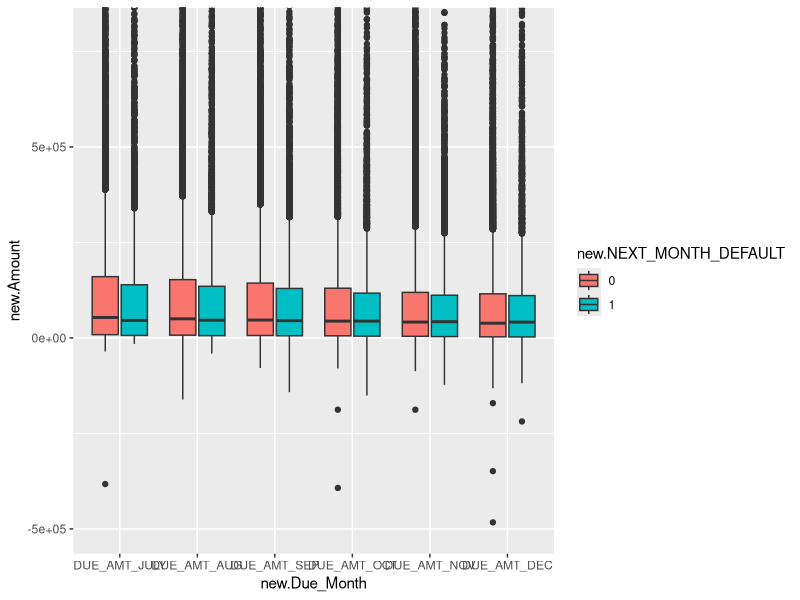
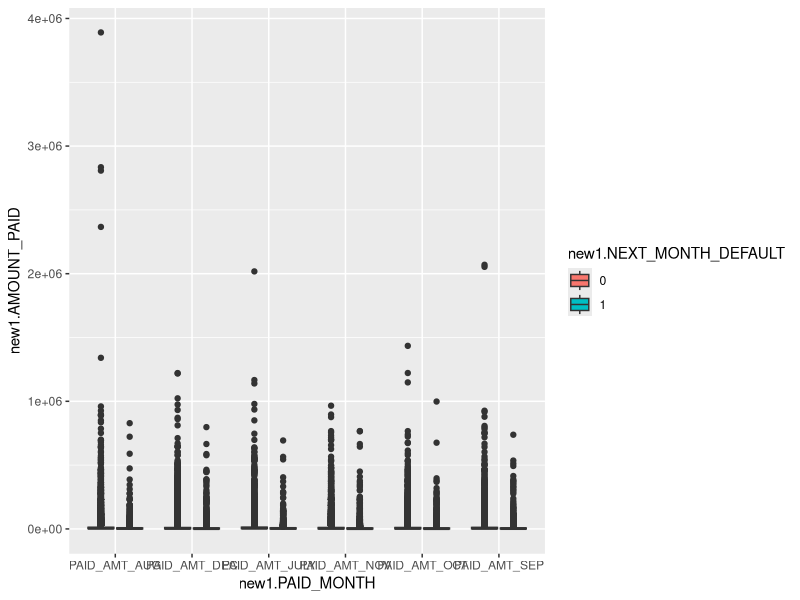
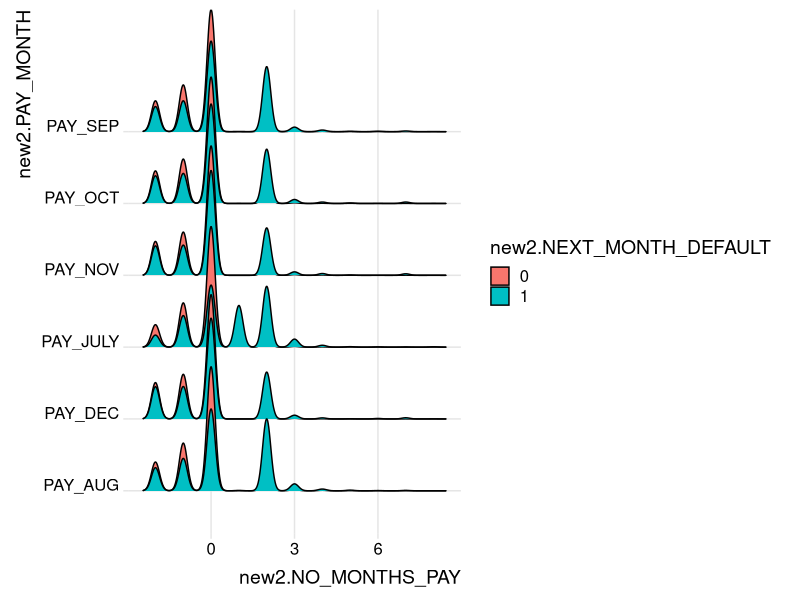

Source code (R) for these figures, in order:
train <- read.csv(file = "./credit_card_default_train.csv",header = TRUE)

dim(train)
train = na.omit(train)
dim(train)
names(train)

print(class(train$Balance_Limit_V1))
print(class(train$NEXT_MONTH_DEFAULT))

train$NEXT_MONTH_DEFAULT <- as.factor(train$NEXT_MONTH_DEFAULT)

summary(train)

group0 <- subset.data.frame(train,train$NEXT_MONTH_DEFAULT== 0)
group1 <- subset.data.frame(train,train$NEXT_MONTH_DEFAULT== 1)

library(ggplot2)
library(tidyverse)

new <- train %>% 
  gather(DUE_AMT_JULY , DUE_AMT_AUG , DUE_AMT_SEP , DUE_AMT_OCT , DUE_AMT_NOV , DUE_AMT_DEC , key = "Due_Month" , 
         value = "Amount")
new01 <- data.frame(new$Due_Month , new$Amount , new$NEXT_MONTH_DEFAULT) %>% mutate(
  new.Due_Month = factor(new.Due_Month,levels=c("DUE_AMT_JULY","DUE_AMT_AUG",
                                                "DUE_AMT_SEP","DUE_AMT_OCT",
                                                "DUE_AMT_NOV","DUE_AMT_DEC"))
)
ggplot(new01, aes(x=new.Due_Month, y=new.Amount, fill=new.NEXT_MONTH_DEFAULT)) + 
  geom_boxplot()+
  coord_cartesian(ylim = c(-500000, 800000))

new1 <- train %>%
  gather(PAID_AMT_JULY,PAID_AMT_AUG,PAID_AMT_SEP,PAID_AMT_OCT,PAID_AMT_NOV,PAID_AMT_DEC, key = "PAID_MONTH",value = "AMOUNT_PAID")
new02 <- data.frame(new1$NEXT_MONTH_DEFAULT , new1$PAID_MONTH , new1$AMOUNT_PAID)
ggplot(new02, aes(x = new1.PAID_MONTH , y = new1.AMOUNT_PAID , fill = new1.NEXT_MONTH_DEFAULT)) + 
  geom_boxplot()

#Analysis of due months 

new2 <- train %>%
  gather(PAY_JULY , PAY_AUG , PAY_SEP , PAY_OCT , PAY_NOV , PAY_DEC , key = "PAY_MONTH",value = "NO_MONTHS_PAY")
new03 <- data.frame(new2$NEXT_MONTH_DEFAULT,new2$PAY_MONTH,new2$NO_MONTHS_PAY)

library(ggridges)
library(ggplot2)
ggplot(new03, aes(x = new2.NO_MONTHS_PAY, y = new2.PAY_MONTH, fill = new2.NEXT_MONTH_DEFAULT)) +
  geom_density_ridges() +
  theme_ridges()

#Analysis of the percetage of credit limit vs due amount.

